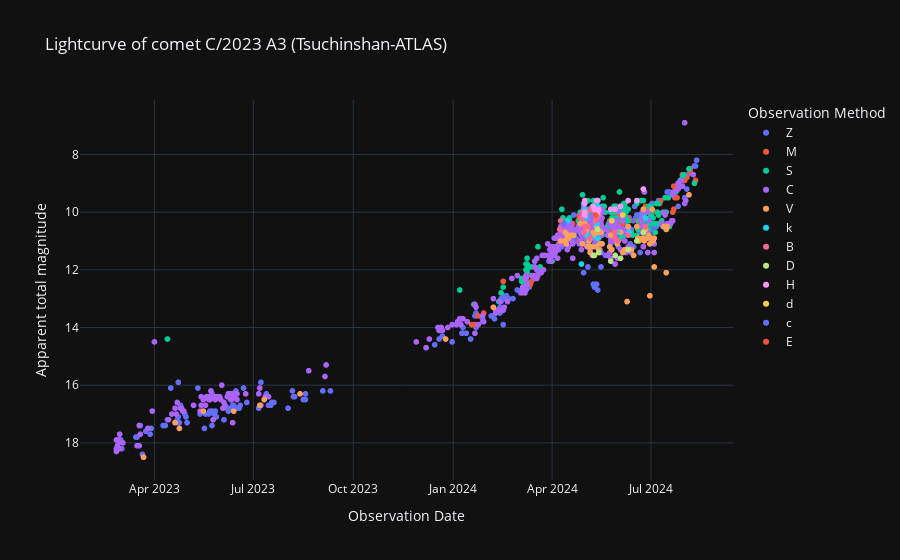

Here is the notebook cell this chart was saved with:
### Code cell
# Gráfica del los datos
labels = {'obs_date':'Observation Date','magnitude':'Apparent total magnitude', 'obs_method_key' : 'Observation Method'}
fig = px.scatter(curva_de_luz_df, x='obs_date', y='magnitude', color='obs_method_key', template= 'plotly_dark', labels= labels, title='Lightcurve of comet C/2023 A3 (Tsuchinshan-ATLAS)')
fig.update_yaxes(autorange="reversed")
fig.show()

### Figure 1 — Plotly figure (JSON) as saved in the notebook; plotly's stock layout.template omitted (floating-point values rounded to 4 significant figures; data arrays with more than 128 entries replaced by an {"elided": "..."} marker saying what was removed)
{"data": [{"hovertemplate": "Observation Method=Z<br>Observation Date=%{x}<br>Apparent total magnitude=%{y}<extra></extra>", "legendgroup": "Z", "marker": {"color": "#636efa", "symbol": "circle"}, "mode": "markers", "name": "Z", "showlegend": true, "type": "scattergl", "x": {"elided": "292 str values"}, "xaxis": "x", "y": {"elided": "292 float values"}, "yaxis": "y"}, {"hovertemplate": "Observation Method=M<br>Observation Date=%{x}<br>Apparent total magnitude=%{y}<extra></extra>", "legendgroup": "M", "marker": {"color": "#EF553B", "symbol": "circle"}, "mode": "markers", "name": "M", "showlegend": true, "type": "scattergl", "x": {"elided": "174 str values"}, "xaxis": "x", "y": {"elided": "174 float values"}, "yaxis": "y"}, {"hovertemplate": "Observation Method=S<br>Observation Date=%{x}<br>Apparent total magnitude=%{y}<extra></extra>", "legendgroup": "S", "marker": {"color": "#00cc96", "symbol": "circle"}, "mode": "markers", "name": "S", "showlegend": true, "type": "scattergl", "x": {"elided": "193 str values"}, "xaxis": "x", "y": {"elided": "193 float values"}, "yaxis": "y"}, {"hovertemplate": "Observation Method=C<br>Observation Date=%{x}<br>Apparent total magnitude=%{y}<extra></extra>", "legendgroup": "C", "marker": {"color": "#ab63fa", "symbol": "circle"}, "mode": "markers", "name": "C", "showlegend": true, "type": "scattergl", "x": {"elided": "341 str values"}, "xaxis": "x", "y": {"elided": "341 float values"}, "yaxis": "y"}, {"hovertemplate": "Observation Method=V<br>Observation Date=%{x}<br>Apparent total magnitude=%{y}<extra></extra>", "legendgroup": "V", "marker": {"color": "#FFA15A", "symbol": "circle"}, "mode": "markers", "name": "V", "showlegend": true, "type": "scattergl", "x": ["2024-08-05T00:00:00", "2024-07-16T00:00:00", "2024-07-15T00:00:00", "2024-07-15T00:00:00", "2024-07-13T00:00:00", "2024-07-04T00:00:00", "2024-07-04T00:00:00", "2024-07-03T00:00:00", "2024-07-02T00:00:00", "2024-07-02T00:00:00", "2024-06-30T00:00:00", "2024-06-30T00:00:00", "2024-06-29T00:00:00", "2024-06-28T00:00:00", "2024-06-26T00:00:00", "2024-06-25T00:00:00", "2024-06-24T00:00:00", "2024-06-24T00:00:00", "2024-06-23T00:00:00", "2024-06-20T00:00:00", "2024-06-19T00:00:00", "2024-06-18T00:00:00", "2024-06-15T00:00:00", "2024-06-13T00:00:00", "2024-06-10T00:00:00", "2024-06-09T00:00:00", "2024-06-07T00:00:00", "2024-06-05T00:00:00", "2024-06-03T00:00:00", "2024-05-31T00:00:00", "2024-05-29T00:00:00", "2024-05-26T00:00:00", "2024-05-25T00:00:00", "2024-05-24T00:00:00", "2024-05-17T00:00:00", "2024-05-16T00:00:00", "2024-05-16T00:00:00", "2024-05-15T00:00:00", "2024-05-14T00:00:00", "2024-05-14T00:00:00", "2024-05-13T00:00:00", "2024-05-12T00:00:00", "2024-05-11T00:00:00", "2024-05-10T00:00:00", "2024-05-10T00:00:00", "2024-05-09T00:00:00", "2024-05-07T00:00:00", "2024-05-06T00:00:00", "2024-05-05T00:00:00", "2024-05-04T00:00:00", "2024-05-03T00:00:00", "2024-05-03T00:00:00", "2024-05-02T00:00:00", "2024-05-01T00:00:00", "2024-04-29T00:00:00", "2024-04-27T00:00:00", "2024-04-21T00:00:00", "2024-04-20T00:00:00", "2024-04-17T00:00:00", "2024-04-16T00:00:00", "2024-04-15T00:00:00", "2024-04-15T00:00:00", "2024-04-14T00:00:00", "2024-04-13T00:00:00", "2024-04-13T00:00:00", "2024-04-09T00:00:00", "2024-02-07T00:00:00", "2023-12-25T00:00:00", "2023-08-13T00:00:00", "2023-07-11T00:00:00", "2023-07-07T00:00:00", "2023-06-13T00:00:00", "2023-05-16T00:00:00", "2023-04-24T00:00:00", "2023-04-20T00:00:00", "2023-03-22T00:00:00"], "xaxis": "x", "y": [9.4, 10.5, 10.6, 12.1, 10.5, 10.9, 11.9, 11, 10.9, 9.9, 11.1, 12.9, 10.8, 10.9, 10.6, 11, 10.9, 9.9, 10.9, 11, 10.9, 10.5, 11.5, 11.3, 10.5, 13.1, 11.3, 11.4, 10.7, 11.1, 10.7, 11.3, 10.8, 11.2, 11.1, 11.1, 10.7, 11.1, 10.7, 11.3, 10.1, 10.5, 11.2, 10.7, 10.8, 10.7, 11.2, 11.4, 11, 11.2, 10.5, 10.6, 10.7, 10.4, 11.1, 10.4, 10.8, 10.8, 10.8, 10.9, 10.8, 10.8, 11.1, 11, 10.7, 11, 13.3, 14.4, 16.3, 16.5, 16.7, 16.9, 16.9, 17.5, 17.3, 18.5], "yaxis": "y"}, {"hovertemplate": "Observation Method=k<br>Observation Date=%{x}<br>Apparent total magnitude=%{y}<extra></extra>", "legendgroup": "k", "marker": {"color": "#19d3f3", "symbol": "circle"}, "mode": "markers", "name": "k", "showlegend": true, "type": "scattergl", "x": ["2024-06-26T00:00:00", "2024-06-11T00:00:00", "2024-06-10T00:00:00", "2024-05-31T00:00:00", "2024-05-13T00:00:00", "2024-05-13T00:00:00", "2024-05-13T00:00:00", "2024-05-12T00:00:00", "2024-05-12T00:00:00", "2024-05-12T00:00:00", "2024-05-12T00:00:00", "2024-05-07T00:00:00", "2024-05-03T00:00:00", "2024-05-02T00:00:00", "2024-05-01T00:00:00", "2024-05-01T00:00:00", "2024-04-28T00:00:00", "2024-04-15T00:00:00"], "xaxis": "x", "y": [10.2, 10.7, 10.8, 10.7, 10.9, 9.6, 9.8, 10, 10.2, 10.2, 10.4, 10.9, 10.8, 10.2, 9.9, 10.1, 11.8, 10.3], "yaxis": "y"}, {"hovertemplate": "Observation Method=B<br>Observation Date=%{x}<br>Apparent total magnitude=%{y}<extra></extra>", "legendgroup": "B", "marker": {"color": "#FF6692", "symbol": "circle"}, "mode": "markers", "name": "B", "showlegend": true, "type": "scattergl", "x": ["2024-06-26T00:00:00", "2024-06-10T00:00:00", "2024-06-01T00:00:00", "2024-05-29T00:00:00", "2024-05-29T00:00:00", "2024-05-13T00:00:00", "2024-05-11T00:00:00", "2024-05-07T00:00:00", "2024-05-06T00:00:00", "2024-05-04T00:00:00", "2024-05-03T00:00:00", "2024-05-01T00:00:00", "2024-04-30T00:00:00", "2024-04-30T00:00:00", "2024-04-29T00:00:00", "2024-04-29T00:00:00", "2024-04-28T00:00:00", "2024-04-09T00:00:00", "2024-04-08T00:00:00"], "xaxis": "x", "y": [10.5, 10.8, 11, 10.9, 10.7, 10.2, 10.3, 9.9, 10.9, 10.5, 10, 10.5, 10.7, 10.7, 10.2, 10, 10.2, 10.3, 10.6], "yaxis": "y"}, {"hovertemplate": "Observation Method=D<br>Observation Date=%{x}<br>Apparent total magnitude=%{y}<extra></extra>", "legendgroup": "D", "marker": {"color": "#B6E880", "symbol": "circle"}, "mode": "markers", "name": "D", "showlegend": true, "type": "scattergl", "x": ["2024-06-24T00:00:00", "2024-06-18T00:00:00", "2024-06-10T00:00:00", "2024-06-03T00:00:00", "2024-05-29T00:00:00", "2024-05-25T00:00:00", "2024-05-14T00:00:00", "2024-05-13T00:00:00", "2024-05-10T00:00:00", "2024-05-09T00:00:00"], "xaxis": "x", "y": [10.7, 11, 11.3, 11.6, 11.5, 11.7, 11.4, 10.6, 11.5, 11.5], "yaxis": "y"}, {"hovertemplate": "Observation Method=H<br>Observation Date=%{x}<br>Apparent total magnitude=%{y}<extra></extra>", "legendgroup": "H", "marker": {"color": "#FF97FF", "symbol": "circle"}, "mode": "markers", "name": "H", "showlegend": true, "type": "scattergl", "x": ["2024-06-24T00:00:00", "2024-06-18T00:00:00", "2024-06-10T00:00:00", "2024-06-03T00:00:00", "2024-05-29T00:00:00", "2024-05-25T00:00:00", "2024-05-14T00:00:00", "2024-05-13T00:00:00", "2024-05-13T00:00:00", "2024-05-12T00:00:00", "2024-05-12T00:00:00", "2024-05-10T00:00:00", "2024-05-09T00:00:00", "2024-05-01T00:00:00", "2024-05-01T00:00:00", "2024-05-01T00:00:00", "2024-05-01T00:00:00"], "xaxis": "x", "y": [9.2, 9.6, 9.6, 9.8, 9.9, 9.9, 9.9, 9.6, 10, 9.6, 10, 9.9, 9.8, 9.6, 10, 9.7, 10.1], "yaxis": "y"}, {"hovertemplate": "Observation Method=d<br>Observation Date=%{x}<br>Apparent total magnitude=%{y}<extra></extra>", "legendgroup": "d", "marker": {"color": "#FECB52", "symbol": "circle"}, "mode": "markers", "name": "d", "showlegend": true, "type": "scattergl", "x": ["2024-06-05T00:00:00", "2024-05-26T00:00:00"], "xaxis": "x", "y": [10.1, 10.3], "yaxis": "y"}, {"hovertemplate": "Observation Method=c<br>Observation Date=%{x}<br>Apparent total magnitude=%{y}<extra></extra>", "legendgroup": "c", "marker": {"color": "#636efa", "symbol": "circle"}, "mode": "markers", "name": "c", "showlegend": true, "type": "scattergl", "x": ["2024-05-16T00:00:00", "2024-05-13T00:00:00", "2024-05-12T00:00:00", "2024-05-10T00:00:00", "2024-05-09T00:00:00", "2024-05-04T00:00:00", "2024-04-30T00:00:00", "2024-04-12T00:00:00"], "xaxis": "x", "y": [11.9, 12.7, 12.5, 12.6, 12.5, 11.9, 12.1, 10.4], "yaxis": "y"}, {"hovertemplate": "Observation Method=E<br>Observation Date=%{x}<br>Apparent total magnitude=%{y}<extra></extra>", "legendgroup": "E", "marker": {"color": "#EF553B", "symbol": "circle"}, "mode": "markers", "name": "E", "showlegend": true, "type": "scattergl", "x": ["2024-05-11T00:00:00"], "xaxis": "x", "y": [10.1], "yaxis": "y"}], "layout": {"legend": {"title": {"text": "Observation Method"}, "tracegroupgap": 0}, "title": {"text": "Lightcurve of comet C/2023 A3 (Tsuchinshan-ATLAS)"}, "xaxis": {"anchor": "y", "domain": [0, 1], "title": {"text": "Observation Date"}}, "yaxis": {"anchor": "x", "autorange": "reversed", "domain": [0, 1], "title": {"text": "Apparent total magnitude"}}}}
